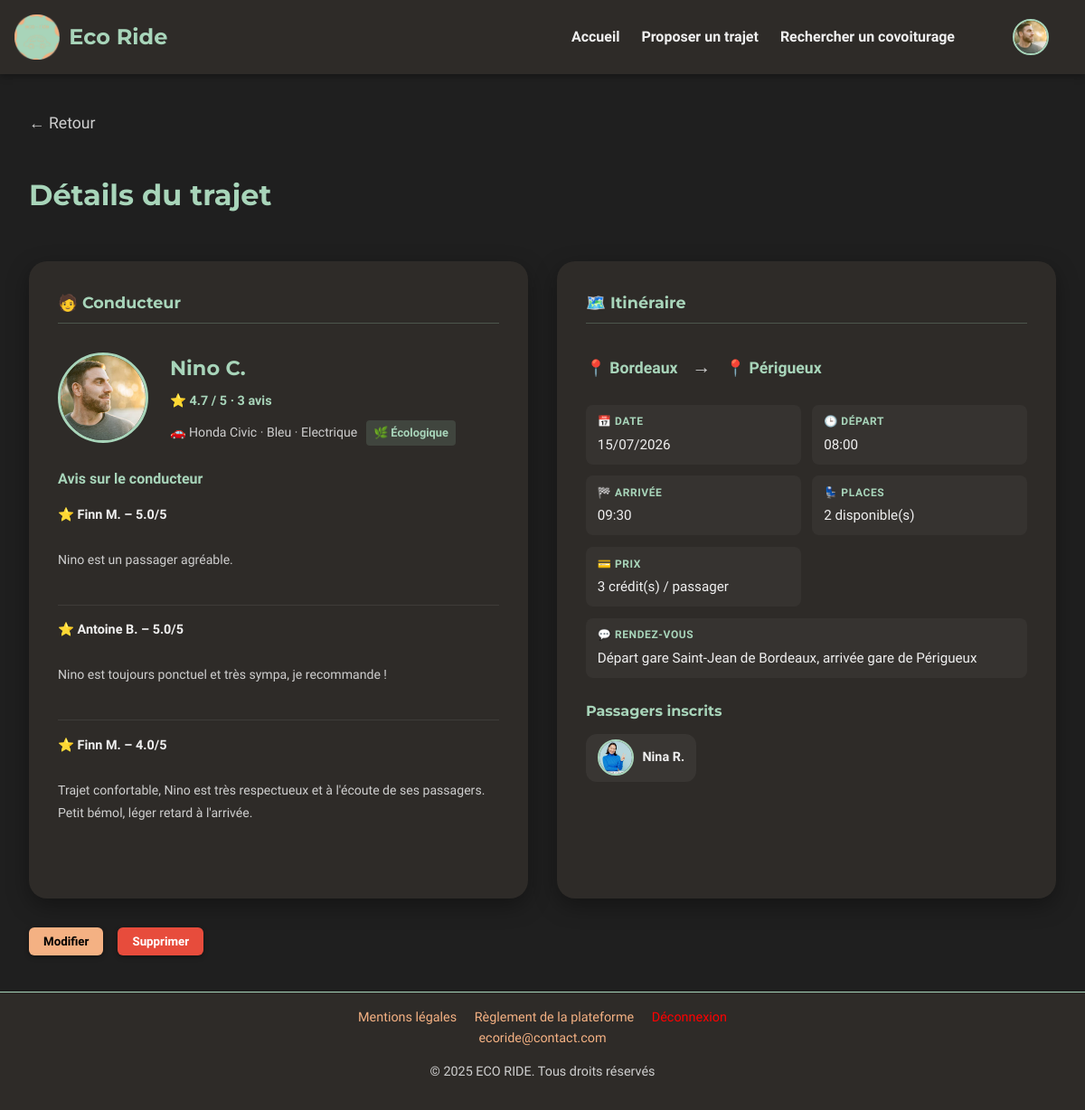
/PROJET/UTILISATEUR/USR-details-trajet.php?id=54 (signed in), run on the app's committed database.
### tables this page shows
CREATE TABLE `trajets` (
  `id` int(11) NOT NULL,
  `id_conducteur` int(11) NOT NULL,
  `depart` varchar(255) NOT NULL,
  `arrivee` varchar(255) NOT NULL,
  `etapes` text DEFAULT NULL,
  `commentaire` text DEFAULT NULL,
  `date_depart` date NOT NULL,
  `heure_depart` time NOT NULL,
  `heure_arrivee` time DEFAULT NULL,
  `vehicule_id` int(11) DEFAULT NULL,
  `places_disponibles` int(11) DEFAULT 1,
  `prix` int(11) NOT NULL DEFAULT 2,
  `statut` enum('publie','complet','annule','termine','en_cours') DEFAULT 'publie'
);

CREATE TABLE `utilisateurs` (
  `id` int(11) NOT NULL,
  `nom` varchar(100) NOT NULL,
  `prenom` varchar(100) NOT NULL,
  `email` varchar(150) DEFAULT NULL,
  `mot_de_passe` varchar(255) NOT NULL,
  `role` enum('passager','conducteur','passager-conducteur') NOT NULL,
  `date_naissance` date DEFAULT NULL,
  `bio` text DEFAULT NULL,
  `date_inscription` datetime DEFAULT current_timestamp(),
  `photo` varchar(255) DEFAULT 'default.jpg',
  `driver_completed` tinyint(1) DEFAULT 0,
  `profile_completed` tinyint(1) DEFAULT 0,
  `suspendu` tinyint(1) NOT NULL DEFAULT 0
);

CREATE TABLE `vehicules` (
  `vehicule_id` int(11) NOT NULL,
  `id_utilisateur` int(11) NOT NULL,
  `plaque` varchar(20) NOT NULL,
  `date_premiere_immat` date DEFAULT NULL,
  `marque` varchar(50) DEFAULT NULL,
  `modele` varchar(50) DEFAULT NULL,
  `couleur` varchar(50) DEFAULT NULL,
  `carburant` varchar(50) DEFAULT NULL,
  `places` int(11) DEFAULT 4,
  `animaux_acceptes` enum('oui','non') DEFAULT 'non',
  `fumeur` enum('oui','non') DEFAULT 'non',
  `musique` varchar(50) DEFAULT NULL
);

CREATE TABLE `avis` (
  `id` int(11) NOT NULL,
  `id_trajet` int(11) NOT NULL,
  `id_auteur` int(11) NOT NULL,
  `id_destinataire` int(11) NOT NULL,
  `note` decimal(2,1) DEFAULT NULL,
  `commentaire` text DEFAULT NULL,
  `date_creation` datetime DEFAULT current_timestamp(),
  `statut` enum('en_attente','valide','refuse') NOT NULL DEFAULT 'en_attente'
);

### PROJET/PHP/details_trajet.php (called while the page is built, shortened)
<?php
include('connexion.php');
$id_trajet = (int) $_GET['id'];
$stmt = $bdd->prepare("
    SELECT
        t.*,
        u.id AS id_conducteur,
        u.nom AS nom_conducteur,
        u.prenom AS prenom_conducteur,
        u.photo AS photo_conducteur,
        v.marque,
        v.modele,
        v.couleur,
        v.carburant
    FROM trajets t
    JOIN utilisateurs u ON t.id_conducteur = u.id
    LEFT JOIN vehicules v ON t.vehicule_id = v.vehicule_id
    WHERE t.id = :id
");
$stmt->execute([':id' => $id_trajet]);
$trajet = $stmt->fetch(PDO::FETCH_ASSOC);
$stmt = $bdd->prepare("
    SELECT
        u.id,
        u.prenom,
        u.nom,
        u.photo
    FROM trajets_passagers tp
    JOIN utilisateurs u ON tp.id_passager = u.id
    WHERE tp.id_trajet = :id
    AND tp.statut IN ('reserve', 'termine', 'valide', 'litige', 'avis_laisse')
");
$stmt->execute([':id' => $id_trajet]);
$passagers = $stmt->fetchAll(PDO::FETCH_ASSOC);
$trajetTermine = ($trajet['statut'] === 'termine');
if ($trajetTermine) {
    $stmt = $bdd->prepare("
        SELECT
            a.note,
            a.commentaire,
            u.prenom,
            u.nom
        FROM avis a
        JOIN utilisateurs u ON a.id_auteur = u.id
        WHERE a.id_trajet = :id_trajet
        AND a.id_destinataire = :id_conducteur
        AND a.statut = 'valide'
        ORDER BY a.date_creation DESC
    ");
    $stmt->execute([
        ':id_trajet'     => $id_trajet,
        ':id_conducteur' => $trajet['id_conducteur'],
    ]);
} else {
    $stmt = $bdd->prepare("
        SELECT
            a.note,
            a.commentaire,
            u.prenom,
            u.nom
        FROM avis a
        JOIN utilisateurs u ON a.id_auteur = u.id
        WHERE a.id_destinataire = :id_conducteur
        AND a.statut = 'valide'
        ORDER BY a.date_creation DESC
    ");
    $stmt->execute([
        ':id_conducteur' => $trajet['id_conducteur'],
    ]);
}
$avis = $stmt->fetchAll(PDO::FETCH_ASSOC);
$stmtNote = $bdd->prepare("
    SELECT COUNT(*) AS nb, ROUND(AVG(note), 1) AS moyenne
    FROM avis
    WHERE id_destinataire = :id_conducteur
    AND statut = 'valide'
");
$stmtNote->execute([':id_conducteur' => $trajet['id_conducteur']]);
$statsNote = $stmtNote->fetch(PDO::FETCH_ASSOC);
$nb_avis      = (int)($statsNote['nb'] ?? 0);
$note_moyenne = $statsNote['moyenne'] ?? 0;

### PROJET/UTILISATEUR/USR-details-trajet.php (the view, shortened to what this page needs)
<?php
require_once __DIR__ . '/../PHP/details_trajet.php';
$isOwner  = isset($_SESSION['user_id']) && $_SESSION['user_id'] == $trajet['id_conducteur'];
$eco = strtolower($trajet['carburant'] ?? '') === 'electrique';
$date_fmt          = date('d/m/Y', strtotime($trajet['date_depart']));
$heure_depart_fmt  = substr($trajet['heure_depart'], 0, 5);
$heure_arrivee_fmt = !empty($trajet['heure_arrivee']) ? substr($trajet['heure_arrivee'], 0, 5) : '';
$trajetDateTime = new DateTime($trajet['date_depart'] . ' ' . $trajet['heure_depart']);
$now            = new DateTime();
$isPast         = $trajetDateTime < $now || $trajet['statut'] === 'termine';
$trajetTermine  = ($trajet['statut'] === 'termine');
?>
<!DOCTYPE html>
<html lang="fr">
<head>
    <link rel="stylesheet" href="../CSS/style_global.css">
    <link rel="stylesheet" href="../CSS/CSS UTILISATEUR/USR-details-trajets.css">
</head>
<body>
<?php include('../COMPONENTS/COMP-header.php'); ?>
<main>
    <a href="USR-recherche_trajet.php" class="back-arrow">← Retour</a>
    <h1 class="page-title">Détails du trajet</h1>
    <div class="cards-wrapper">
        <section class="card driver-card">
            <h3 class="card-title">🧑 Conducteur</h3>
            <div class="driver-main">
                <a href="USR-profil.php?id=<?= (int)$trajet['id_conducteur'] ?>">
                    <img src="../../IMAGES/profiles/<?= htmlspecialchars($trajet['photo_conducteur'] ?? 'default.jpg') ?>"
                         alt="Photo du conducteur" class="driver-photo-lg">
                </a>
                <div class="driver-infos">
                    <a href="USR-profil.php?id=<?= (int)$trajet['id_conducteur'] ?>" class="driver-name-link">
                        <h2><?= htmlspecialchars($trajet['prenom_conducteur'] . ' ' . $trajet['nom_conducteur']) ?></h2>
                    </a>
                    <p class="driver-rating">
                        <?php if ($nb_avis > 0): ?>
                            ⭐ <?= $note_moyenne ?> / 5 · <?= $nb_avis ?> avis
                        <?php else: ?>
                            Aucun avis pour le moment
                        <?php endif; ?>
                    </p>
                    <p class="driver-car">
                        🚗 <?= htmlspecialchars($trajet['marque'] . ' ' . $trajet['modele']) ?> ·
                        <?= htmlspecialchars($trajet['couleur']) ?> ·
                        <?= htmlspecialchars($trajet['carburant']) ?>
                        <?php if ($eco): ?>
                            <span class="eco-badge">🌿 Écologique</span>
                        <?php endif; ?>
                    </p>
                </div>
            </div>
            <div id="driver-reviews" class="driver-reviews">
                <h4>
                    <?= $trajetTermine ? 'Avis sur le conducteur pour ce trajet' : 'Avis sur le conducteur' ?>
                </h4>
                <?php if (empty($avis)): ?>
                    <p class="empty">
                        <?= $trajetTermine ? 'Aucun avis laissé pour ce trajet.' : 'Aucun avis pour le moment.' ?>
                    </p>
                <?php else: ?>
                    <?php foreach ($avis as $a): ?>
                        <div class="review">
                            <p class="review-author">⭐ <?= htmlspecialchars($a['prenom'] . ' ' . $a['nom']) ?> – <?= $a['note'] ?>/5</p>
                            <p class="review-text"><?= htmlspecialchars($a['commentaire']) ?></p>
                        </div>
                    <?php endforeach; ?>
                <?php endif; ?>
            </div>
        </section>
        <section class="card trajet-card">
            <h3 class="card-title">🗺️ Itinéraire</h3>
            <div class="trajet-path">
                <div class="ville">
                    <a href="https://www.google.com/maps/search/<?= urlencode($trajet['depart']) ?>" target="_blank">
                        📍 <?= htmlspecialchars($trajet['depart']) ?>
                    </a>
                </div>
                <span class="arrow">→</span>
                <div class="ville">
                    <a href="https://www.google.com/maps/search/<?= urlencode($trajet['arrivee']) ?>" target="_blank">
                        📍 <?= htmlspecialchars($trajet['arrivee']) ?>
                    </a>
                </div>
            </div>
            <div class="trajet-details">
                <div class="detail-item">
                    <span class="detail-label">📅 Date</span>
                    <span class="detail-value"><?= $date_fmt ?></span>
                </div>
                <div class="detail-item">
                    <span class="detail-label">🕒 Départ</span>
                    <span class="detail-value"><?= $heure_depart_fmt ?></span>
                </div>
                <?php if (!empty($heure_arrivee_fmt)): ?>
                <div class="detail-item">
                    <span class="detail-label">🏁 Arrivée</span>
                    <span class="detail-value"><?= $heure_arrivee_fmt ?></span>
                </div>
                <?php endif; ?>
                <div class="detail-item">
                    <span class="detail-label">💺 Places</span>
                    <span class="detail-value"><?= htmlspecialchars($trajet['places_disponibles']) ?> disponible(s)</span>
                </div>
                <div class="detail-item">
                    <span class="detail-label">💳 Prix</span>
                    <span class="detail-value"><?= (int)$trajet['prix'] ?> crédit(s) / passager</span>
                </div>
                <?php if (!empty($trajet['commentaire'])): ?>
                <div class="detail-item detail-item--full">
                    <span class="detail-label">💬 Rendez-vous</span>
                    <span class="detail-value"><?= htmlspecialchars($trajet['commentaire']) ?></span>
                </div>
                <?php endif; ?>
            </div>
            <div class="passengers-section">
                <h4>Passagers inscrits</h4>
                <?php if (empty($passagers)): ?>
                    <p>Aucun passager inscrit pour le moment.</p>
                <?php else: ?>
                    <div class="passengers-list">
                        <?php foreach ($passagers as $p): ?>
                            <a href="USR-profil.php?id=<?= (int)$p['id'] ?>" class="passenger-card">
                                <img src="../../IMAGES/profiles/<?= htmlspecialchars($p['photo'] ?? 'default.jpg') ?>" alt="<?= htmlspecialchars($p['prenom']) ?>" class="passenger-photo">
                                <p class="passenger-name"><?= htmlspecialchars($p['prenom'] . ' ' . $p['nom']) ?></p>
                            </a>
                        <?php endforeach; ?>
                    </div>
                <?php endif; ?>
            </div>
        </section>
    </div>
    <div class="cta-container">
        <?php if ($isPast): ?>
            <p>Ce trajet est terminé ✅</p>
        <?php else: ?>
            <?php if ($isOwner): ?>
                <button id="btn-modifier" class="cta-modifier">Modifier</button>
                <form action="../PHP/supprimer-trajet.php" method="POST" onsubmit="return confirm('Voulez-vous vraiment supprimer ce trajet ?');" style="display:inline;">
                    <button type="submit" class="cta-supprimer">Supprimer</button>
                </form>
            <?php endif; ?>
        <?php endif; ?>
    </div>
</main>
<?php include('../COMPONENTS/COMP-footer.php'); ?>
</body>
</html>

### PROJET/CSS/style_global.css (style rules this page uses)
:root { --vert-doux: #a8d5ba; --orange-doux: #f4b183; --beige-fonce: #2e2b28; --gris-doux: #e0e0e0; --texte: #f0f0f0; --fond: #1f1f1f; --shadow: rgba(0, 0, 0, 0.3); }
html { scroll-behavior: smooth; overflow-x: hidden; }
* { box-sizing: border-box; }
body { font-family: 'Century Gothic', 'Montserrat', 'Quicksand', sans-serif; font-weight: 400; line-height: 1.6; background-color: var(--fond); color: var(--texte); margin: 0; padding: 80px 1.5rem 0 1.5rem; overflow-x: hidden; }
main { display: flex; gap: 2rem; padding: 2rem 0.5rem; align-items: flex-start; min-width: 0; }
img { max-width: 100%; height: auto; display: block; }
h1, h2, h3 { font-family: 'Montserrat', 'Century Gothic', sans-serif; color: var(--vert-doux); margin-top: 0; font-weight: 700; }
h1 { font-size: 2.5rem; margin-bottom: 0.75rem; }
h2 { font-size: 2rem; margin-bottom: 0.5rem; }
a { color: var(--orange-doux); text-decoration: none; transition: color 0.3s ease; }
button { font-family: 'Quicksand', sans-serif; background-color: var(--vert-doux); color: black; border: none; padding: 0.6em 1.2em; border-radius: 6px; cursor: pointer; font-weight: 600; transition: background-color 0.3s ease, transform 0.2s ease, box-shadow 0.3s ease; box-shadow: 0 2px 5px var(--shadow); }
section { max-width: 1100px; margin: 0 auto; padding: 2rem 1.5rem; }
section h2 { font-size: 2rem; margin-bottom: 1rem; color: var(--vert-doux); }
section p { font-family: 'Quicksand', sans-serif; font-size: 1rem; line-height: 1.8; margin-bottom: 1.5rem; }
a, button { transition: all 0.3s ease; }

### data on the page
trajets: id_conducteur.photo (picture), id_conducteur.nom "Nino C.", vehicule.modele "Honda Civic", vehicule.couleur "Bleu", vehicule.carburant "Electrique", depart "Bordeaux", arrivee "Périgueux", date_depart "15/07/2026", heure_depart "08:00", heure_arrivee "09:30", places_disponibles "2", prix "3", commentaire "Départ gare Saint-Jean de Bordeaux, arrivée gare de Périgueux"
avis: id_auteur.nom "Finn M.", note "5.0", commentaire "Nino est un passager agréable."
avis: id_auteur.nom "Antoine B.", note "5.0", commentaire "Nino est toujours ponctuel et très sympa, je recommande !"
avis: id_auteur.nom "Finn M.", note "4.0", commentaire "Trajet confortable, Nino est très respectueux et à l'écoute de ses passagers. Petit bémol, léger retard à l'arrivée."
utilisateurs: photo (picture), prenom+nom "Nina R."

### other printed values
$note_moyenne "4.7"
$nb_avis "3"
